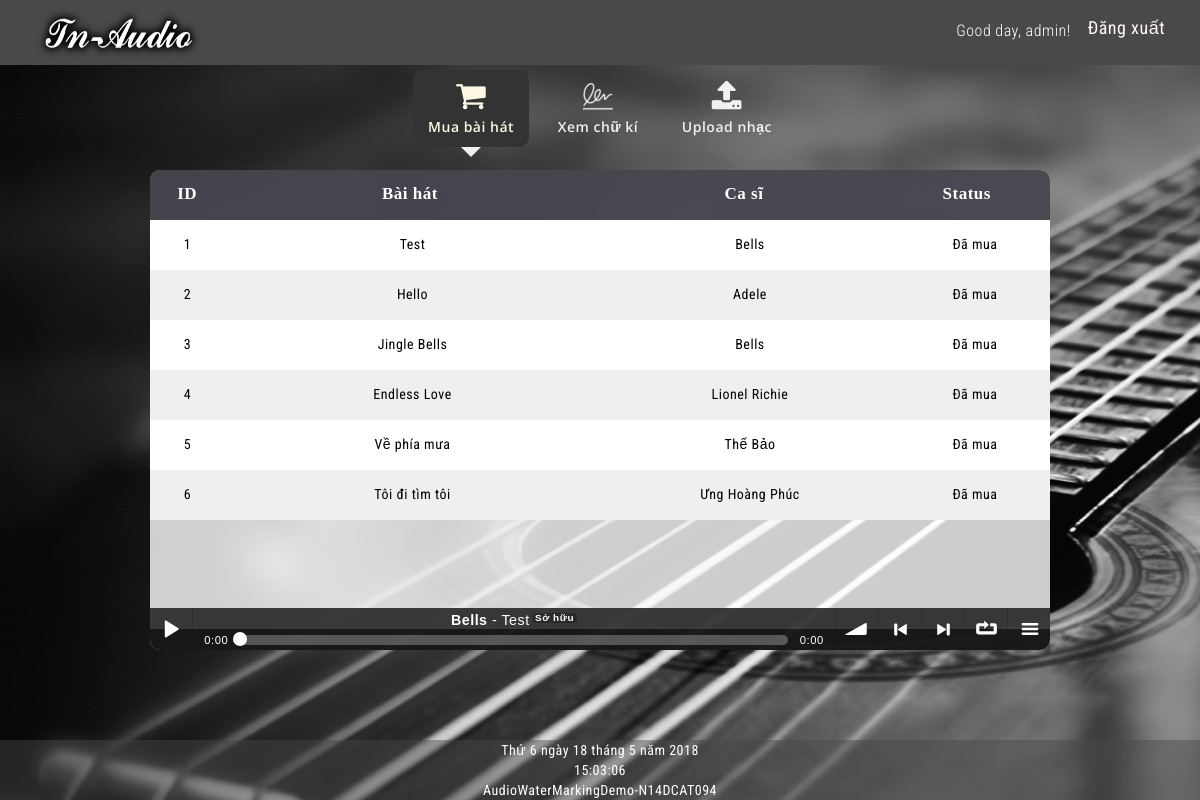
The page / (signed in) on the database its author committed.
### tables this page shows
CREATE TABLE `multimedia` (
  `id` varchar(64) NOT NULL,
  `parentid` varchar(64) DEFAULT NULL,
  `song` varchar(256) DEFAULT NULL,
  `singer` varchar(128) DEFAULT NULL,
  `url` varchar(256) NOT NULL,
  `type` varchar(32) NOT NULL,
  `owner` varchar(32) NOT NULL
);

### index.php (the view, shortened to what this page needs)
<!DOCTYPE html PUBLIC "-//W3C//DTD XHTML 1.0 Transitional//EN" "http://www.w3.org/TR/xhtml1/DTD/xhtml1-transitional.dtd">
<html xmlns="http://www.w3.org/1999/xhtml">
<head>
<?php
		include "connectdb.php";
		if (isset($_SESSION['user'])){
			$qr = $conn->prepare("select permission from user where id = '" . $_SESSION['user'] .  "';");
			$qr->execute();
			$rs_mypermission = $qr->fetch();
			$qr = $conn->prepare("select id, song, singer from multimedia where type = 'music' and owner = '" . $_SESSION['user'] .  "';");
			$qr->execute();
			$rs_myplaylist = $qr->fetchAll();
		}
		$qr = $conn->prepare("select id, song, singer from multimedia where type = 'music' and owner = 'admin';");
		$qr->execute();
		$rs_allsongs = $qr->fetchAll();
	?>
	<head>
		<link rel="stylesheet" href="https://maxcdn.bootstrapcdn.com/bootstrap/3.3.7/css/bootstrap.min.css" />
		<link rel="stylesheet" href="https://cdnjs.cloudflare.com/ajax/libs/font-awesome/4.7.0/css/font-awesome.min.css" />
		<link rel="stylesheet" href="style1.css" />
        <link rel="stylesheet" href="loader.css">
		<link rel="stylesheet" href="soundmanager2/css/bar-ui.css">
		<link rel="stylesheet" href="style.css" />
</head>
<body onload="removeloader()">
<section class="navbar">
      <div class="container">
				<div class="navbar-header">
  <span class="navbar-header"><a ><img src="images/1.png" alt="Tn-WaterMarkingDemo" width="177" height="67" 						/></a></span><span class="navbar-header"></div>
  <?php
					if (isset($_SESSION['user'])){
						echo "<a id=\"fn_login\" href=\"logout.php\" title=\"Sign out\">Đăng xuất</a>";
						echo "<p id=\"username\">Good day, " . $_SESSION['user'] . "!</p>";
					}
					else{
						echo "<a id=\"fn_login\" href=\"login.php\" title=\"Sign in\">Đăng nhập</a>";
					}
				?>
  </span></section>
  		<section class="mainbar">
		    <div class="container">
		      	<ul class="nav mainbar-list wow fadeInDown" data-wow-duration="0.5s">
		        	<li id="buy-more-song" class="active">
		          		<a class="highlight" href="#buymoresong" title="Mua bài hát">
		            		<i class="fa fa-shopping-cart"></i> Mua bài hát
		          		</a>
		       		</li>
		       		<li id="get-signature">
		          		<a href="#getsignature" title="Xem chữ kí">
		            		<i  ><img src="images/signature1.png" /></i> Xem chữ kí
		          		</a>
		       		</li>
		       		<?php
		       			if (isset($rs_mypermission['permission'])){
		       				if ($rs_mypermission['permission'] == "admin"){
					       		echo "<li id=\"upload-new-song\">
					          		<a href=\"#uploadnewsong\" title=\"Upload nhạc \">
					            		<i class=\"fa fa-upload\"></i> Upload nhạc
					          		</a>
					       		</li>";
				       		}
		       			}
		       		?>
		      </ul>
		    </div>
		</section>
   		<div class="mycontent">
        	<div class="audioplayer">
            		<div class="sm2-bar-ui full-width fixed">
 			<div class="bd sm2-main-controls">
				<div class="sm2-inline-gradient"></div>
  				<div class="sm2-inline-element sm2-button-element">
					<div class="sm2-button-bd">
						<a href="#play" class="sm2-inline-button sm2-icon-play-pause">Play / pause</a>
					</div>
  				</div>
  				<div class="sm2-inline-element sm2-inline-status">
					<div class="sm2-playlist">
						<div class="sm2-playlist-target">
						</div>
					</div>
					<div class="sm2-progress">
						<div class="sm2-row">
							<div class="sm2-inline-time">0:00</div>
							<div class="sm2-progress-bd">
								<div class="sm2-progress-track">
									<div class="sm2-progress-ball"><div class="icon-overlay"></div></div>
								</div>
							</div>
							<div class="sm2-inline-duration">0:00</div>
						</div>
					</div>
				</div>
				<div class="sm2-inline-element sm2-button-element sm2-volume">
					<div class="sm2-button-bd">
						<a href="#volume" class="sm2-inline-button sm2-volume-control">volume</a>
					</div>
				</div>
				<div class="sm2-inline-element sm2-button-element">
					<div class="sm2-button-bd">
						<a href="#prev" title="Previous" class="sm2-inline-button sm2-icon-previous">&lt; previous</a>
					</div>
				</div>
				<div class="sm2-inline-element sm2-button-element">
					<div class="sm2-button-bd">
						<a href="#next" title="Next" class="sm2-inline-button sm2-icon-next">&gt; next</a>
					</div>
				</div>
				<div class="sm2-inline-element sm2-button-element">
					<div class="sm2-button-bd">
						<a href="#repeat" title="Repeat playlist" class="sm2-inline-button sm2-icon-repeat">&infin; repeat</a>
					</div>
				</div>
				<div class="sm2-inline-element sm2-button-element sm2-menu">
					<div class="sm2-button-bd">
						<a href="#menu" class="sm2-inline-button sm2-icon-menu">menu</a>
					</div>
				</div>
			</div>
			<div class="bd sm2-playlist-drawer sm2-element">
  				<div class="sm2-playlist-wrapper">
	    			<ul class="sm2-playlist-bd">
	    				<?php
	    					if (isset($_SESSION['user'])){
		    					foreach ($rs_myplaylist as $key => $value){
					 				echo "<li>
											<div class=\"sm2-row\">
												<div class=\"sm2-col sm2-wide\">
													<a href=\"http://docs.google.com/uc?export=open&id=" . $value['id'] . "&type=.wav\"><b>" . $value['singer'] . "</b> - " . $value['song'] . "<span class=\"label\">Sở hữu</span></a>
												</div>
												<div class=\"sm2-col\">
													<a href=\"http://docs.google.com/uc?export=open&id=" . $value['id'] . "\" target=\"_blank\" title=\"Tải bài hát này\" ><img src=\"download.png\"></a>
												</div>
											</div>
										</li>";
				 				}
			 				}
						?>
    				</ul>
  				</div>
 			</div>
		</div>
            </div>
			<table class="songstable">
				<thead>
					<tr>
						<th class="col-xs-1" >ID</th>
						<th class="col-xs-5" >Bài hát</th>
						<th class="col-xs-4" >Ca sĩ</th>
						<th class="col-xs-2" >Status</th>
					</tr>
				</thead>
				<tbody class="songstable_scrollbar">
					<?php
						$i = 1;
						foreach ($rs_allsongs as $key => $value) {
							echo "<tr class=\"" . ($i % 2 ? "odd" : "even") . "\">
									<td class=\"col-xs-1\">" . $i . "</td>
									<td class=\"col-xs-5\">" . $value['song'] . "</td>
									<td class=\"col-xs-4\">" . $value['singer'] . "</td>
									<td class=\"col-xs-2\">";
							if (isset($_SESSION['user'])){
								$qr = $conn->prepare("select id from multimedia where type = 'music' and owner = '" . $_SESSION['user'] .  "' and parentid = '" . $value['id'] . "' limit 1;");
								$qr->execute();
								$rs_isLicenced = $qr->fetch();
								if ($rs_isLicenced['id'] == ""){
									echo "<button id=\"" . $value['id'] . "\" class=\"btn btn-danger btn-mini btnbuysong\"><i>Mua</i></button>";
								}
								else{
									echo "Đã mua";
								}
							}
							else{
								echo "Đăng nhập";
							}
							echo "	</td>
								</tr>";
							$i++;
						}
					?>
				</tbody>
			</table>
		</div>
         <div class="footer">
         		<p><div id="thoigian">
            <div id="date">
		</div>
			<div id="time">
			</div>	</div></p>
 				 <p>AudioWaterMarkingDemo-N14DCAT094</p>
			</div>
</body>
</html>

### style1.css (style rules this page uses)
.animated { animation-duration: 1s; animation-fill-mode: both; }
.fadeInDown { animation-name: fadeInDown; }

### style.css (style rules this page uses)
html, body { height: 100%; font-family: 'Roboto Condensed', sans-serif; font-size:14px; color: #333; letter-spacing: 0.5px; }
body { background: url("images/2.jpg"); }
a { text-decoration: none; }
p { margin: 0px; }
.navbar { position: fixed; z-index: 1001; top: 0px; left: 0px; margin: 0px; width: 100%; height: 65px; min-height: 40px; background: #4a4848; background-size: cover; background-repeat: none; border-radius: 0px; border: none; }
.navbar .container { height: 100%; }
.navbar-header { float: left; height: 100%; margin: 0px; padding: 0px; }
#username { float: right; margin-right: 12px; margin-top: 20px; font-size: 16px; font-weight: 300; color: #fff; cursor: default; }
#fn_login { color: #fff9f9; float: right; margin-top: 10px; padding: 5px; border-radius: 5px; overflow:hidden; font-size: 18px; }
.mycontent { position: fixed; z-index: 1001; top: 170px; left: 50%; transform: translateX(-50%) !important; width: 900px; height: 480px; background-color: rgba(255, 255, 255, 0.8); border-radius: 10px; overflow: hidden; }
.songstable { width: 100%; }
.songstable thead { width: 100%; }
.songstable tbody { width: 100%; height: 500px; overflow-y: scroll; }
.songstable thead tr { width: 99%; }
.songstable tr { width: 100%; }
.songstable thead, .songstable tbody, .songstable tr, .songstable td, .songstable th { display: inline-block; }
.songstable thead { background: #0b0713b3; color: #fff; }
.songstable tbody td, .songstable thead > tr> th { float: left; border-bottom-width: 0; }
.songstable>tbody>tr>td, .songstable>tbody>tr>th, .songstable>tfoot>tr>td, .songstable>tfoot>tr>th, .songstable>thead>tr>td, .songstable>thead>tr>th { padding: 8px; height: 50px; text-align: center; line-height: 32px; }
.songstable>thead>tr>th { font-size:17px; font-family: serif; }
.odd { background: #fff; color: #000; }
.even { background: #efefef; color: #000; }
.mainbar { position: fixed; top: 60px; left: 0px; margin: 0px; padding: 0px; width: 100%; height: auto; text-align: center; }
.mainbar-list { padding: 10px; padding-bottom: 20px; }
.mainbar-list li { height: 100%; min-width: 100px; margin: 0px 5px; display: inline-block; }
.mainbar-list li a { display: block; font-family: 'Open Sans', Verdana, Helvetica, sans-serif; font-weight: 600; transition: all 0.1s ease; -webkit-transition: all 0.1s ease; -moz-transition: all 0.1s ease; -o-transition: all 0.1s ease; }
.mainbar-list li:not(.active) a { color: #f1f1f1; }
.mainbar-list li.active a { background-color: #f1f1f1; border-radius: 10px; color: #393636; }
.mainbar-list li.active a:after { position: absolute; top: 100%; left: 50%; margin-left: -10px; border-left: 10px solid transparent; border-right: 10px solid transparent; border-top: 10px solid transparent; border-top-color: #f1f1f1; content: ''; display: inline-block; }
.mainbar-list a i { display: block; margin-bottom: 5px; font-size: 32px; }
.mainbar-list li.active a { background-color: #333; border-radius: 10px; color: #fcf8e3; }
.footer { position: fixed; left: 0; bottom: 0; width: 100%; background-color: #4a484873; color: white; text-align: center; }

### rows shown on the page
multimedia: singer "Bells", song "Test", shows "Đã mua"
multimedia: song "Hello", singer "Adele", shows "Đã mua"
multimedia: song "Jingle Bells", singer "Bells", shows "Đã mua"
multimedia: song "Endless Love", singer "Lionel Richie", shows "Đã mua"
multimedia: song "Về phía mưa", singer "Thế Bảo", shows "Đã mua"
multimedia: song "Tôi đi tìm tôi", singer "Ưng Hoàng Phúc", shows "Đã mua"

### other values the page prints
$_SESSION['user'] "admin"
